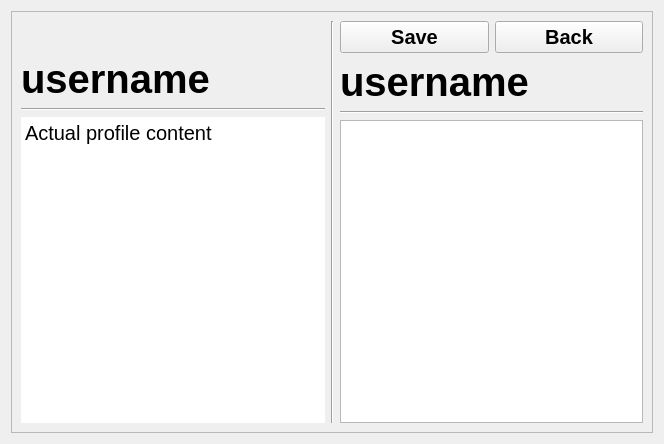
<?xml version="1.0" encoding="UTF-8"?>
<ui version="4.0">
 <class>ProfileEditorWidget</class>
 <widget class="QWidget" name="ProfileEditorWidget">
  <property name="geometry">
   <rect>
    <x>0</x>
    <y>0</y>
    <width>664</width>
    <height>444</height>
   </rect>
  </property>
  <property name="windowTitle">
   <string notr="true">Form</string>
  </property>
  <layout class="QHBoxLayout" name="horizontalLayout_3">
   <item>
    <widget class="QFrame" name="generalFrame">
     <property name="maximumSize">
      <size>
       <width>1000</width>
       <height>16777215</height>
      </size>
     </property>
     <property name="frameShape">
      <enum>QFrame::Shape::StyledPanel</enum>
     </property>
     <property name="frameShadow">
      <enum>QFrame::Shadow::Raised</enum>
     </property>
     <layout class="QHBoxLayout" name="horizontalLayout" stretch="1,0,1">
      <item>
       <layout class="QVBoxLayout" name="oldProfileLayout">
        <item>
         <spacer name="horizontalSpacer">
          <property name="orientation">
           <enum>Qt::Orientation::Horizontal</enum>
          </property>
          <property name="sizeHint" stdset="0">
           <size>
            <width>40</width>
            <height>35</height>
           </size>
          </property>
         </spacer>
        </item>
        <item>
         <widget class="QLabel" name="usernameLabel_1">
          <property name="font">
           <font>
            <family>Arial</family>
            <pointsize>30</pointsize>
            <bold>true</bold>
           </font>
          </property>
          <property name="text">
           <string notr="true">username</string>
          </property>
         </widget>
        </item>
        <item>
         <widget class="Line" name="horizontalLine_1">
          <property name="orientation">
           <enum>Qt::Orientation::Horizontal</enum>
          </property>
         </widget>
        </item>
        <item>
         <widget class="QPlainTextEdit" name="profileContentPlain">
          <property name="font">
           <font>
            <family>Arial</family>
            <pointsize>15</pointsize>
           </font>
          </property>
          <property name="frameShape">
           <enum>QFrame::Shape::NoFrame</enum>
          </property>
          <property name="frameShadow">
           <enum>QFrame::Shadow::Plain</enum>
          </property>
          <property name="readOnly">
           <bool>true</bool>
          </property>
          <property name="plainText">
           <string notr="true">Actual profile content</string>
          </property>
         </widget>
        </item>
       </layout>
      </item>
      <item>
       <widget class="Line" name="verticalLine">
        <property name="orientation">
         <enum>Qt::Orientation::Vertical</enum>
        </property>
       </widget>
      </item>
      <item>
       <layout class="QVBoxLayout" name="newProfileLayout">
        <item>
         <layout class="QHBoxLayout" name="buttonsLayout">
          <item>
           <widget class="QPushButton" name="saveButton">
            <property name="sizePolicy">
             <sizepolicy hsizetype="Expanding" vsizetype="Fixed">
              <horstretch>0</horstretch>
              <verstretch>0</verstretch>
             </sizepolicy>
            </property>
            <property name="font">
             <font>
              <family>Arial</family>
              <pointsize>15</pointsize>
              <bold>true</bold>
             </font>
            </property>
            <property name="text">
             <string>Save</string>
            </property>
           </widget>
          </item>
          <item>
           <widget class="QPushButton" name="backButton">
            <property name="sizePolicy">
             <sizepolicy hsizetype="Expanding" vsizetype="Fixed">
              <horstretch>0</horstretch>
              <verstretch>0</verstretch>
             </sizepolicy>
            </property>
            <property name="font">
             <font>
              <family>Arial</family>
              <pointsize>15</pointsize>
              <bold>true</bold>
             </font>
            </property>
            <property name="text">
             <string>Back</string>
            </property>
           </widget>
          </item>
         </layout>
        </item>
        <item>
         <widget class="QLabel" name="usernameLabel_2">
          <property name="font">
           <font>
            <family>Arial</family>
            <pointsize>30</pointsize>
            <bold>true</bold>
           </font>
          </property>
          <property name="text">
           <string notr="true">username</string>
          </property>
         </widget>
        </item>
        <item>
         <widget class="Line" name="horizontalLine_2">
          <property name="orientation">
           <enum>Qt::Orientation::Horizontal</enum>
          </property>
         </widget>
        </item>
        <item>
         <widget class="QPlainTextEdit" name="profileContentTextEdit">
          <property name="sizePolicy">
           <sizepolicy hsizetype="Expanding" vsizetype="Expanding">
            <horstretch>0</horstretch>
            <verstretch>0</verstretch>
           </sizepolicy>
          </property>
          <property name="font">
           <font>
            <family>Arial</family>
            <pointsize>15</pointsize>
           </font>
          </property>
          <property name="horizontalScrollBarPolicy">
           <enum>Qt::ScrollBarPolicy::ScrollBarAsNeeded</enum>
          </property>
          <property name="sizeAdjustPolicy">
           <enum>QAbstractScrollArea::SizeAdjustPolicy::AdjustIgnored</enum>
          </property>
          <property name="lineWrapMode">
           <enum>QPlainTextEdit::LineWrapMode::WidgetWidth</enum>
          </property>
          <property name="plainText">
           <string/>
          </property>
          <property name="placeholderText">
           <string>Write your new profile here</string>
          </property>
         </widget>
        </item>
       </layout>
      </item>
     </layout>
    </widget>
   </item>
  </layout>
 </widget>
 <resources/>
 <connections/>
</ui>
